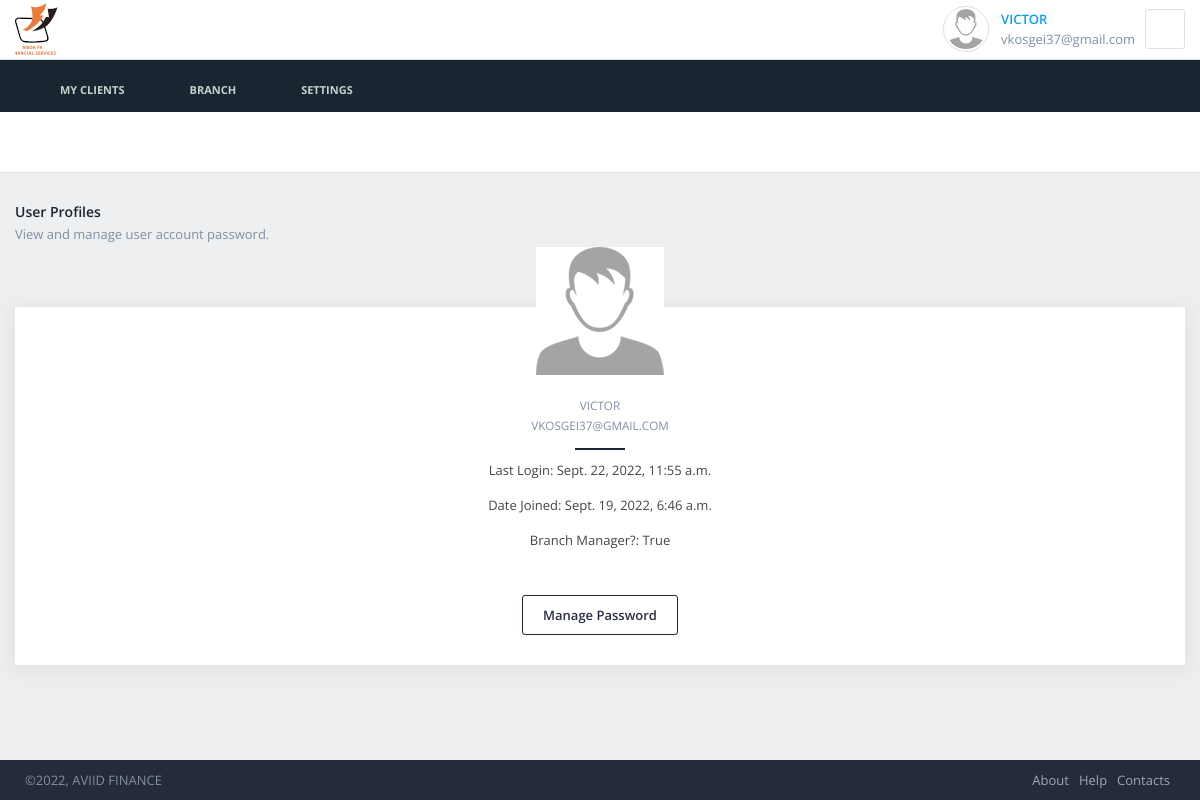
Screenshot of /profile/user/ (signed in) with the database file from the repository.
### dashboard/models.py (models this page shows, shortened)
class User(AbstractUser):
    is_manager = models.BooleanField(default=False)
    is_teller = models.BooleanField(default=False)
    profile_pic = models.ImageField(
        upload_to='users/profile/', blank=True, null=True, validators=[validate_image_extension])

### dashboard/views.py (the view)
# urls.py: path('profile/user/', views.user_profile, name='user_profile'),
@login_required()
def user_profile(request):
    if request.method == request.user.is_authenticated:
        return redirect('user_profile')
    else:
        users = User.objects.all()
        return render(request, 'registration/user_profile.html', {'users': users})

### clients/get_username.py (called while the page is built)
    def process_request(self, request):
        _requests[current_thread().ident] = request

    def process_response(self, request, response):
        _requests.pop(current_thread().ident, None)
        return response

### templates/registration/user_profile.html (shortened to what this page needs)
{% extends 'base_generic.html' %}
{% load static %}
{% block content %}
<div class="app-heading app-heading-condensed heading-transparent app-heading-small margin-bottom-10">
    <div class="title">
        <h2>User Profiles</h2>
        <p>View and manage user account password.</p>
    </div>
</div>
<div class="row">
    <div class="col-md-12">
        <div class="tile-basic tile-basic-icon-top tile-basic-shadow">
            <div class="tile-icon">
                {% if user.profile_pic %}
                    <img src="{{ user.profile_pic.url }}" alt="{{ user.username }}" width="150px" height="150px">
                {% else %}
                    <img src="{% static 'img/user/no-image.png' %}" alt="{{ user.username }}">
                {% endif %}
            </div>
            <div class="tile-content text-center">
                <span class="tile-subtitle">{{ user.username }}</span>
                <span class="tile-subtitle">{{ user.email }}</span>
                <p>Last Login: {{ user.last_login }}</p>
                <p>Date Joined: {{ user.date_joined }}</p>
                {% if user.is_manager or user.is_superuser %}
                	<p>Branch Manager?: {{ user.is_manager }}</p>
                {% endif %}
                <p>&nbsp;</p>
                <a href="{% url 'dashboard:change_password' %}" class="btn btn-primary btn-clean">Manage Password</a>
            </div>
        </div>
    </div>
</div>
{% endblock %}

### templates/base_generic.html (shortened to what this page needs)
{% load static %}
<!DOCTYPE html>
<html lang="en">
    <head>
        {% load bootstrap3 %}
		{% bootstrap_css %}
        <link rel="stylesheet" href="{% static 'css/styles.css' %}">
    </head>
    <body>
        <div class="app">
            <div class="app-container">
                {% block top_nav %}
                <div class="app-header">
                    <div class="container container-boxed">
                        <a href="/" class="app-header-logo app-header-logo-light app-header-logo-condensed">home</a>
                        <ul class="app-header-buttons pull-right">
                            <li>
                                {% if user.is_authenticated %}
                                <div class="contact contact-rounded contact-bordered contact-lg contact-ps-controls">
                                    {% if user.profile_pic %}
                                        <img src="{{ user.profile_pic.url }}" alt="{{ user.username }}" width="300px" height="40px">
                                    {% else %}
                                        <img src="{% static 'img/user/no-image.png' %}" alt="{{ user.username }}">
                                    {% endif %}
                                    <div class="contact-container">
                                        <a href="{% url 'dashboard:user_profile' %}">{{ user.username }}</a>
                                        <span>{{ user.email }}</span>
                                    </div>
                                    <div class="contact-controls">
                                        <div class="dropdown">
                                            <button type="button" class="btn btn-default btn-icon" data-toggle="dropdown"><span class="icon-cog"></span></button>
                                        </div>
                                    </div>
                                </div>
                                {% endif %}
                            </li>
                        </ul>
                    </div>
                </div>
                {% endblock %}
                <div class="app-content">
                	{% block bottom_nav %}
                    <div class="app-navigation-horizontal margin-bottom-15">
                        <div class="container container-boxed">
                            <nav>
                                <ul>
                                    <li>
                                        <a href="#"><span class="icon-earth"></span> My Clients</a>
                                    </li>
                                    <li>
                                        <a href="#"><span class="icon-sync"></span> Branch</a>
                                    </li>
                                    <li>
                                        <a href="#"><span class="icon-cog"></span> Settings</a>
                                    </li>
                                </ul>
                            </nav>
                        </div>
                    </div>
                    {% endblock %}
                    <div class="container container-boxed">
                        {% block content %}
                        {% endblock %}
                    </div>
                </div>
            </div>
            <div class="app-footer app-footer-default" id="footer">
                <div class="container container-boxed">
                    <div class="app-footer-line">
                        <div class="copyright">&copy;2022, AVIID FINANCE</div>
                        <div class="pull-right">
                            <ul class="list-inline">
                                <li><a href="#">About</a></li>
                                <li><a href="#">Help</a></li>
                                <li><a href="#">Contacts</a></li>
                            </ul>
                        </div>
                    </div>
                </div>
            </div>
        </div>
    </body>
</html>

### rows the page displays
User: username "VICTOR", email "vkosgei37@gmail.com", email "VKOSGEI37@GMAIL.COM", last_login "Sept. 22, 2022, 11:55 a.m.", date_joined "Sept. 19, 2022, 6:46 a.m.", is_manager "True"
